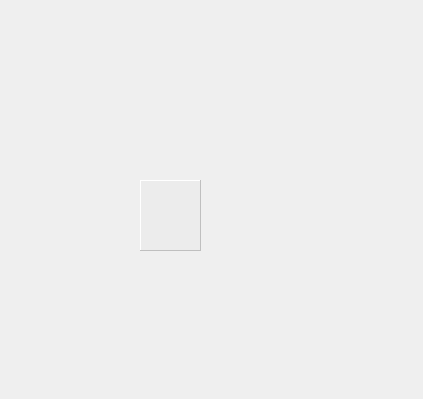
<?xml version="1.0" encoding="UTF-8"?>
<ui version="4.0">
 <class>KeyDialog</class>
 <widget class="QDialog" name="KeyDialog">
  <property name="geometry">
   <rect>
    <x>0</x>
    <y>0</y>
    <width>423</width>
    <height>399</height>
   </rect>
  </property>
  <property name="windowTitle">
   <string>键盘事件测试</string>
  </property>
  <widget class="QLabel" name="label">
   <property name="geometry">
    <rect>
     <x>140</x>
     <y>180</y>
     <width>61</width>
     <height>71</height>
    </rect>
   </property>
   <property name="palette">
    <palette>
     <active>
      <colorrole role="WindowText">
       <brush brushstyle="SolidPattern">
        <color alpha="255">
         <red>0</red>
         <green>0</green>
         <blue>0</blue>
        </color>
       </brush>
      </colorrole>
      <colorrole role="Button">
       <brush brushstyle="SolidPattern">
        <color alpha="255">
         <red>240</red>
         <green>41</green>
         <blue>27</blue>
        </color>
       </brush>
      </colorrole>
      <colorrole role="Light">
       <brush brushstyle="SolidPattern">
        <color alpha="255">
         <red>255</red>
         <green>142</green>
         <blue>134</blue>
        </color>
       </brush>
      </colorrole>
      <colorrole role="Midlight">
       <brush brushstyle="SolidPattern">
        <color alpha="255">
         <red>247</red>
         <green>91</green>
         <blue>80</blue>
        </color>
       </brush>
      </colorrole>
      <colorrole role="Dark">
       <brush brushstyle="SolidPattern">
        <color alpha="255">
         <red>120</red>
         <green>20</green>
         <blue>14</blue>
        </color>
       </brush>
      </colorrole>
      <colorrole role="Mid">
       <brush brushstyle="SolidPattern">
        <color alpha="255">
         <red>160</red>
         <green>27</green>
         <blue>18</blue>
        </color>
       </brush>
      </colorrole>
      <colorrole role="Text">
       <brush brushstyle="SolidPattern">
        <color alpha="255">
         <red>0</red>
         <green>0</green>
         <blue>0</blue>
        </color>
       </brush>
      </colorrole>
      <colorrole role="BrightText">
       <brush brushstyle="SolidPattern">
        <color alpha="255">
         <red>255</red>
         <green>255</green>
         <blue>255</blue>
        </color>
       </brush>
      </colorrole>
      <colorrole role="ButtonText">
       <brush brushstyle="SolidPattern">
        <color alpha="255">
         <red>0</red>
         <green>0</green>
         <blue>0</blue>
        </color>
       </brush>
      </colorrole>
      <colorrole role="Base">
       <brush brushstyle="SolidPattern">
        <color alpha="255">
         <red>255</red>
         <green>255</green>
         <blue>255</blue>
        </color>
       </brush>
      </colorrole>
      <colorrole role="Window">
       <brush brushstyle="SolidPattern">
        <color alpha="255">
         <red>240</red>
         <green>41</green>
         <blue>27</blue>
        </color>
       </brush>
      </colorrole>
      <colorrole role="Shadow">
       <brush brushstyle="SolidPattern">
        <color alpha="255">
         <red>0</red>
         <green>0</green>
         <blue>0</blue>
        </color>
       </brush>
      </colorrole>
      <colorrole role="AlternateBase">
       <brush brushstyle="SolidPattern">
        <color alpha="255">
         <red>247</red>
         <green>148</green>
         <blue>141</blue>
        </color>
       </brush>
      </colorrole>
      <colorrole role="ToolTipBase">
       <brush brushstyle="SolidPattern">
        <color alpha="255">
         <red>255</red>
         <green>255</green>
         <blue>220</blue>
        </color>
       </brush>
      </colorrole>
      <colorrole role="ToolTipText">
       <brush brushstyle="SolidPattern">
        <color alpha="255">
         <red>0</red>
         <green>0</green>
         <blue>0</blue>
        </color>
       </brush>
      </colorrole>
     </active>
     <inactive>
      <colorrole role="WindowText">
       <brush brushstyle="SolidPattern">
        <color alpha="255">
         <red>0</red>
         <green>0</green>
         <blue>0</blue>
        </color>
       </brush>
      </colorrole>
      <colorrole role="Button">
       <brush brushstyle="SolidPattern">
        <color alpha="255">
         <red>236</red>
         <green>236</green>
         <blue>236</blue>
        </color>
       </brush>
      </colorrole>
      <colorrole role="Light">
       <brush brushstyle="SolidPattern">
        <color alpha="255">
         <red>255</red>
         <green>255</green>
         <blue>255</blue>
        </color>
       </brush>
      </colorrole>
      <colorrole role="Midlight">
       <brush brushstyle="SolidPattern">
        <color alpha="255">
         <red>245</red>
         <green>245</green>
         <blue>245</blue>
        </color>
       </brush>
      </colorrole>
      <colorrole role="Dark">
       <brush brushstyle="SolidPattern">
        <color alpha="255">
         <red>191</red>
         <green>191</green>
         <blue>191</blue>
        </color>
       </brush>
      </colorrole>
      <colorrole role="Mid">
       <brush brushstyle="SolidPattern">
        <color alpha="255">
         <red>169</red>
         <green>169</green>
         <blue>169</blue>
        </color>
       </brush>
      </colorrole>
      <colorrole role="Text">
       <brush brushstyle="SolidPattern">
        <color alpha="255">
         <red>0</red>
         <green>0</green>
         <blue>0</blue>
        </color>
       </brush>
      </colorrole>
      <colorrole role="BrightText">
       <brush brushstyle="SolidPattern">
        <color alpha="255">
         <red>255</red>
         <green>255</green>
         <blue>255</blue>
        </color>
       </brush>
      </colorrole>
      <colorrole role="ButtonText">
       <brush brushstyle="SolidPattern">
        <color alpha="255">
         <red>0</red>
         <green>0</green>
         <blue>0</blue>
        </color>
       </brush>
      </colorrole>
      <colorrole role="Base">
       <brush brushstyle="SolidPattern">
        <color alpha="255">
         <red>255</red>
         <green>255</green>
         <blue>255</blue>
        </color>
       </brush>
      </colorrole>
      <colorrole role="Window">
       <brush brushstyle="SolidPattern">
        <color alpha="255">
         <red>236</red>
         <green>236</green>
         <blue>236</blue>
        </color>
       </brush>
      </colorrole>
      <colorrole role="Shadow">
       <brush brushstyle="SolidPattern">
        <color alpha="255">
         <red>0</red>
         <green>0</green>
         <blue>0</blue>
        </color>
       </brush>
      </colorrole>
      <colorrole role="AlternateBase">
       <brush brushstyle="SolidPattern">
        <color alpha="255">
         <red>245</red>
         <green>245</green>
         <blue>245</blue>
        </color>
       </brush>
      </colorrole>
      <colorrole role="ToolTipBase">
       <brush brushstyle="SolidPattern">
        <color alpha="255">
         <red>255</red>
         <green>255</green>
         <blue>255</blue>
        </color>
       </brush>
      </colorrole>
      <colorrole role="ToolTipText">
       <brush brushstyle="SolidPattern">
        <color alpha="216">
         <red>0</red>
         <green>0</green>
         <blue>0</blue>
        </color>
       </brush>
      </colorrole>
     </inactive>
     <disabled>
      <colorrole role="WindowText">
       <brush brushstyle="SolidPattern">
        <color alpha="255">
         <red>120</red>
         <green>20</green>
         <blue>14</blue>
        </color>
       </brush>
      </colorrole>
      <colorrole role="Button">
       <brush brushstyle="SolidPattern">
        <color alpha="255">
         <red>240</red>
         <green>41</green>
         <blue>27</blue>
        </color>
       </brush>
      </colorrole>
      <colorrole role="Light">
       <brush brushstyle="SolidPattern">
        <color alpha="255">
         <red>255</red>
         <green>142</green>
         <blue>134</blue>
        </color>
       </brush>
      </colorrole>
      <colorrole role="Midlight">
       <brush brushstyle="SolidPattern">
        <color alpha="255">
         <red>247</red>
         <green>91</green>
         <blue>80</blue>
        </color>
       </brush>
      </colorrole>
      <colorrole role="Dark">
       <brush brushstyle="SolidPattern">
        <color alpha="255">
         <red>120</red>
         <green>20</green>
         <blue>14</blue>
        </color>
       </brush>
      </colorrole>
      <colorrole role="Mid">
       <brush brushstyle="SolidPattern">
        <color alpha="255">
         <red>160</red>
         <green>27</green>
         <blue>18</blue>
        </color>
       </brush>
      </colorrole>
      <colorrole role="Text">
       <brush brushstyle="SolidPattern">
        <color alpha="255">
         <red>120</red>
         <green>20</green>
         <blue>14</blue>
        </color>
       </brush>
      </colorrole>
      <colorrole role="BrightText">
       <brush brushstyle="SolidPattern">
        <color alpha="255">
         <red>255</red>
         <green>255</green>
         <blue>255</blue>
        </color>
       </brush>
      </colorrole>
      <colorrole role="ButtonText">
       <brush brushstyle="SolidPattern">
        <color alpha="255">
         <red>120</red>
         <green>20</green>
         <blue>14</blue>
        </color>
       </brush>
      </colorrole>
      <colorrole role="Base">
       <brush brushstyle="SolidPattern">
        <color alpha="255">
         <red>240</red>
         <green>41</green>
         <blue>27</blue>
        </color>
       </brush>
      </colorrole>
      <colorrole role="Window">
       <brush brushstyle="SolidPattern">
        <color alpha="255">
         <red>240</red>
         <green>41</green>
         <blue>27</blue>
        </color>
       </brush>
      </colorrole>
      <colorrole role="Shadow">
       <brush brushstyle="SolidPattern">
        <color alpha="255">
         <red>0</red>
         <green>0</green>
         <blue>0</blue>
        </color>
       </brush>
      </colorrole>
      <colorrole role="AlternateBase">
       <brush brushstyle="SolidPattern">
        <color alpha="255">
         <red>245</red>
         <green>245</green>
         <blue>245</blue>
        </color>
       </brush>
      </colorrole>
      <colorrole role="ToolTipBase">
       <brush brushstyle="SolidPattern">
        <color alpha="255">
         <red>255</red>
         <green>255</green>
         <blue>255</blue>
        </color>
       </brush>
      </colorrole>
      <colorrole role="ToolTipText">
       <brush brushstyle="SolidPattern">
        <color alpha="255">
         <red>0</red>
         <green>0</green>
         <blue>0</blue>
        </color>
       </brush>
      </colorrole>
     </disabled>
    </palette>
   </property>
   <property name="autoFillBackground">
    <bool>true</bool>
   </property>
   <property name="frameShape">
    <enum>QFrame::Panel</enum>
   </property>
   <property name="frameShadow">
    <enum>QFrame::Raised</enum>
   </property>
   <property name="text">
    <string/>
   </property>
  </widget>
 </widget>
 <resources/>
 <connections/>
</ui>
